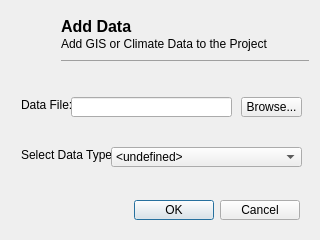
<?xml version="1.0" encoding="UTF-8"?>
<ui version="4.0">
 <class>AddDataDialog</class>
 <widget class="QDialog" name="AddDataDialog">
  <property name="geometry">
   <rect>
    <x>0</x>
    <y>0</y>
    <width>320</width>
    <height>240</height>
   </rect>
  </property>
  <property name="windowTitle">
   <string>Add Data...</string>
  </property>
  <property name="windowIcon">
   <iconset>
    <normaloff>../../../../../ubeatsicon.ico</normaloff>../../../../../ubeatsicon.ico</iconset>
  </property>
  <layout class="QVBoxLayout" name="verticalLayout">
   <item>
    <widget class="QWidget" name="dbtitle_widget" native="true">
     <property name="minimumSize">
      <size>
       <width>0</width>
       <height>50</height>
      </size>
     </property>
     <property name="maximumSize">
      <size>
       <width>16777215</width>
       <height>50</height>
      </size>
     </property>
     <widget class="Line" name="line">
      <property name="geometry">
       <rect>
        <x>50</x>
        <y>40</y>
        <width>573</width>
        <height>20</height>
       </rect>
      </property>
      <property name="sizePolicy">
       <sizepolicy hsizetype="Minimum" vsizetype="Fixed">
        <horstretch>0</horstretch>
        <verstretch>0</verstretch>
       </sizepolicy>
      </property>
      <property name="minimumSize">
       <size>
        <width>573</width>
        <height>0</height>
       </size>
      </property>
      <property name="orientation">
       <enum>Qt::Horizontal</enum>
      </property>
     </widget>
     <widget class="QLabel" name="dbtitle">
      <property name="geometry">
       <rect>
        <x>50</x>
        <y>5</y>
        <width>241</width>
        <height>21</height>
       </rect>
      </property>
      <property name="font">
       <font>
        <pointsize>12</pointsize>
        <weight>75</weight>
        <bold>true</bold>
       </font>
      </property>
      <property name="text">
       <string>Add Data</string>
      </property>
     </widget>
     <widget class="QLabel" name="bpmlogo">
      <property name="geometry">
       <rect>
        <x>0</x>
        <y>0</y>
        <width>50</width>
        <height>50</height>
       </rect>
      </property>
      <property name="maximumSize">
       <size>
        <width>50</width>
        <height>50</height>
       </size>
      </property>
      <property name="text">
       <string/>
      </property>
      <property name="pixmap">
       <pixmap resource="toolbaricons/guitoolbaricons.qrc">:/images/images/D4W-logoBPM.png</pixmap>
      </property>
     </widget>
     <widget class="QLabel" name="dbsubtitle">
      <property name="geometry">
       <rect>
        <x>50</x>
        <y>25</y>
        <width>561</width>
        <height>16</height>
       </rect>
      </property>
      <property name="text">
       <string>Add GIS or Climate Data to the Project</string>
      </property>
     </widget>
    </widget>
   </item>
   <item>
    <widget class="QWidget" name="maindb_widget" native="true">
     <widget class="QToolButton" name="adddatabrowse">
      <property name="geometry">
       <rect>
        <x>230</x>
        <y>30</y>
        <width>61</width>
        <height>20</height>
       </rect>
      </property>
      <property name="text">
       <string>Browse...</string>
      </property>
     </widget>
     <widget class="QLineEdit" name="databox">
      <property name="geometry">
       <rect>
        <x>60</x>
        <y>30</y>
        <width>161</width>
        <height>20</height>
       </rect>
      </property>
      <property name="readOnly">
       <bool>false</bool>
      </property>
     </widget>
     <widget class="QLabel" name="datafile_lbl">
      <property name="geometry">
       <rect>
        <x>10</x>
        <y>30</y>
        <width>61</width>
        <height>16</height>
       </rect>
      </property>
      <property name="whatsThis">
       <string>Rainfall time series, obtain data from weather station or climate authority of your city. Time series should be in rainfall depth and have units millimetres.</string>
      </property>
      <property name="text">
       <string>Data File:</string>
      </property>
     </widget>
     <widget class="QLabel" name="datatype_lbl">
      <property name="geometry">
       <rect>
        <x>10</x>
        <y>80</y>
        <width>101</width>
        <height>16</height>
       </rect>
      </property>
      <property name="whatsThis">
       <string>Rainfall time series, obtain data from weather station or climate authority of your city. Time series should be in rainfall depth and have units millimetres.</string>
      </property>
      <property name="text">
       <string>Select Data Type:</string>
      </property>
     </widget>
     <widget class="QComboBox" name="datatypecombo">
      <property name="geometry">
       <rect>
        <x>100</x>
        <y>80</y>
        <width>191</width>
        <height>20</height>
       </rect>
      </property>
      <property name="currentIndex">
       <number>0</number>
      </property>
      <item>
       <property name="text">
        <string>&lt;undefined&gt;</string>
       </property>
      </item>
      <item>
       <property name="text">
        <string>Elevation Map</string>
       </property>
      </item>
      <item>
       <property name="text">
        <string>Soil Map</string>
       </property>
      </item>
      <item>
       <property name="text">
        <string>Land Use Map</string>
       </property>
      </item>
      <item>
       <property name="text">
        <string>Population Map</string>
       </property>
      </item>
      <item>
       <property name="text">
        <string>Employment Map</string>
       </property>
      </item>
      <item>
       <property name="text">
        <string>Planner's Map</string>
       </property>
      </item>
      <item>
       <property name="text">
        <string>Locality Map</string>
       </property>
      </item>
      <item>
       <property name="text">
        <string>Groundwater Map</string>
       </property>
      </item>
      <item>
       <property name="text">
        <string>Rivers Map</string>
       </property>
      </item>
      <item>
       <property name="text">
        <string>Lakes Map</string>
       </property>
      </item>
      <item>
       <property name="text">
        <string>Social Parameters Map</string>
       </property>
      </item>
      <item>
       <property name="text">
        <string>Existing Systems</string>
       </property>
      </item>
      <item>
       <property name="text">
        <string>Rainfall Time Series</string>
       </property>
      </item>
      <item>
       <property name="text">
        <string>Evapotranspiration Time Series</string>
       </property>
      </item>
      <item>
       <property name="text">
        <string>Solar Radiation Time Series</string>
       </property>
      </item>
     </widget>
    </widget>
   </item>
   <item>
    <widget class="QWidget" name="footwidget" native="true">
     <property name="minimumSize">
      <size>
       <width>0</width>
       <height>38</height>
      </size>
     </property>
     <property name="maximumSize">
      <size>
       <width>16777215</width>
       <height>38</height>
      </size>
     </property>
     <layout class="QHBoxLayout" name="horizontalLayout_2">
      <item>
       <widget class="QDialogButtonBox" name="buttonBox">
        <property name="orientation">
         <enum>Qt::Horizontal</enum>
        </property>
        <property name="standardButtons">
         <set>QDialogButtonBox::Cancel|QDialogButtonBox::Ok</set>
        </property>
       </widget>
      </item>
     </layout>
    </widget>
   </item>
  </layout>
 </widget>
 <resources>
  <include location="toolbaricons/guitoolbaricons.qrc"/>
  <include location="toolbaricons/guitoolbaricons.qrc"/>
  <include location="toolbaricons/guitoolbaricons.qrc"/>
  <include location="toolbaricons/guitoolbaricons.qrc"/>
 </resources>
 <connections>
  <connection>
   <sender>buttonBox</sender>
   <signal>accepted()</signal>
   <receiver>AddDataDialog</receiver>
   <slot>accept()</slot>
   <hints>
    <hint type="sourcelabel">
     <x>159</x>
     <y>211</y>
    </hint>
    <hint type="destinationlabel">
     <x>159</x>
     <y>119</y>
    </hint>
   </hints>
  </connection>
  <connection>
   <sender>buttonBox</sender>
   <signal>rejected()</signal>
   <receiver>AddDataDialog</receiver>
   <slot>reject()</slot>
   <hints>
    <hint type="sourcelabel">
     <x>159</x>
     <y>211</y>
    </hint>
    <hint type="destinationlabel">
     <x>159</x>
     <y>119</y>
    </hint>
   </hints>
  </connection>
 </connections>
</ui>
